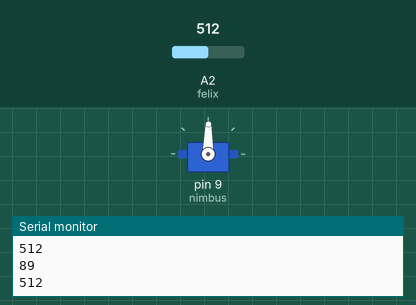
Recording of a sketch running on a simulated Arduino Uno, built with avr-gcc and run on an emulated ATmega328P. Shown: servo, the last lines printed to the serial monitor. Inputs (shaded band) come from the test bench; at power-on: A2 (felix) = 512.

Above: at 1.2 s.
1.3 s: A2 (felix) set to 716
At 1.6 s:
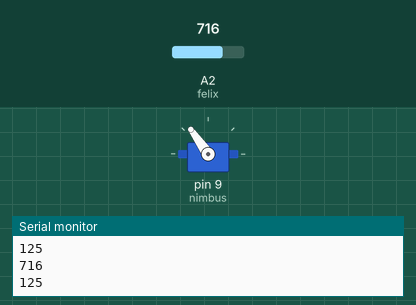
2.8 s: A2 (felix) set to 900
At 3.7 s:
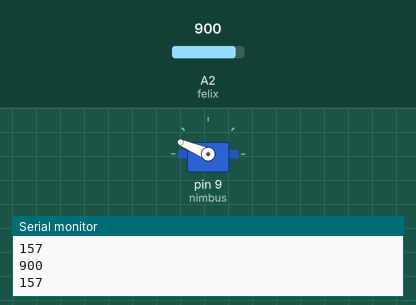
4.3 s: A2 (felix) set to 1023
At 5.3 s:
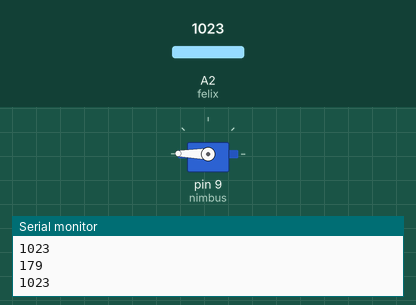
5.8 s: A2 (felix) set to 306
At 6.4 s:
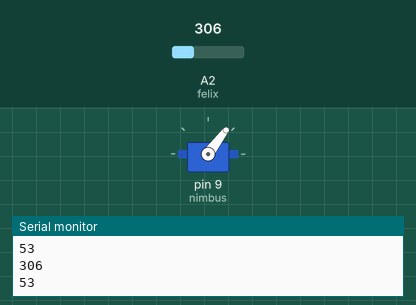
7.3 s: A2 (felix) set to 122
At 8.4 s:
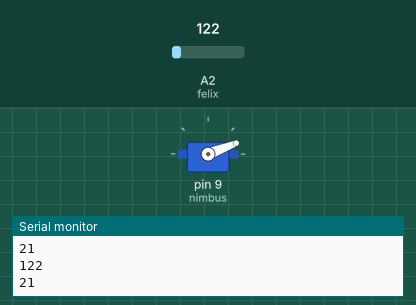
8.8 s: A2 (felix) set to 511
At 9.7 s:
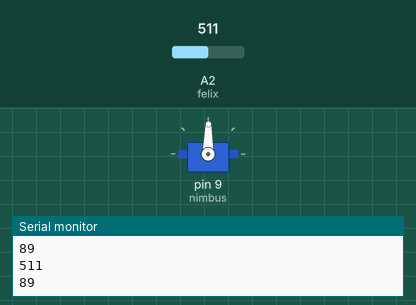
Timing chart, 0 to 11.3 s (numbered marks = the images above; inputs shaded):
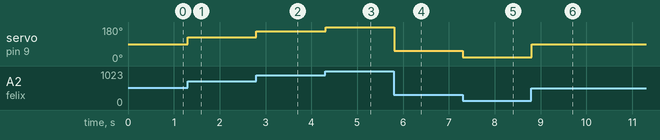

The sketch:

nimbus_2.0.ino
```cpp
// Nimbus 2000 (Cleansweep)

/*

  I solemnly swear I am up to no good

*/

#include <Servo.h>

int felix = A2;
Servo nimbus;
int magicAngle = 0;

void setup (){
  nimbus.attach( 9 );
  Serial.begin( 9600 );
}

void loop (){
  magicAngle = analogRead( felix );
  Serial.println( magicAngle );

  magicAngle = map( magicAngle, 0, 1023, 0, 179 );
  Serial.println( magicAngle );

  nimbus.write( magicAngle );
  delay( 15 );
/*  for ( magicAngle = 0; magicAngle < 180; magicAngle += 1 ){
    nimbus.write( magicAngle );
    delay( 15 );
  }
  for ( magicAngle = 180; magicAngle >= 1; magicAngle -= 1 ){
    nimbus.write( magicAngle );
    delay( 15 );
  }
*/
}

/*

Mischief managed

*/
```

Measured:
- after the input at 1.3 s, servo on pin 9 (nimbus): 89° → 125° at once
- after the input at 2.8 s, servo on pin 9 (nimbus): 125° → 157° at once
- after the input at 4.3 s, servo on pin 9 (nimbus): 157° → 179° at once
- after the input at 5.8 s, servo on pin 9 (nimbus): 179° → 53° at once
- after the input at 7.3 s, servo on pin 9 (nimbus): 53° → 21° at once
- after the input at 8.8 s, servo on pin 9 (nimbus): 21° → 89° at once
